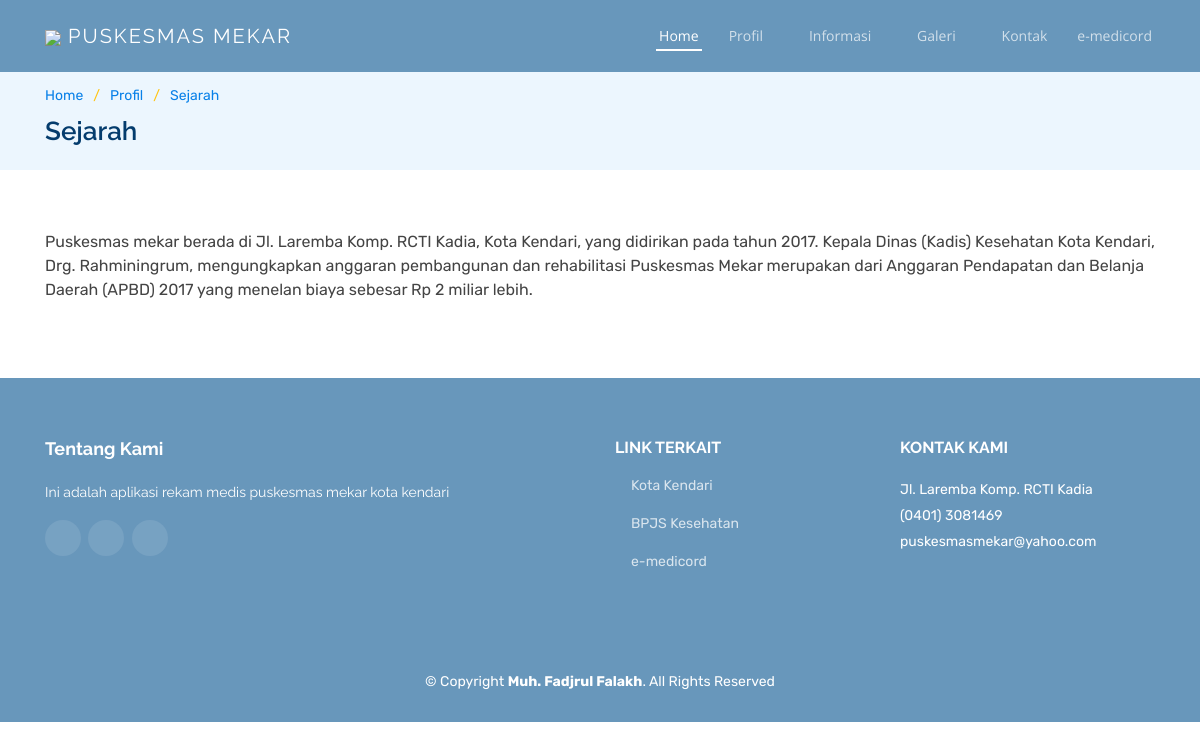
The page /index.php/profil/sejarah on the database as committed earlier.
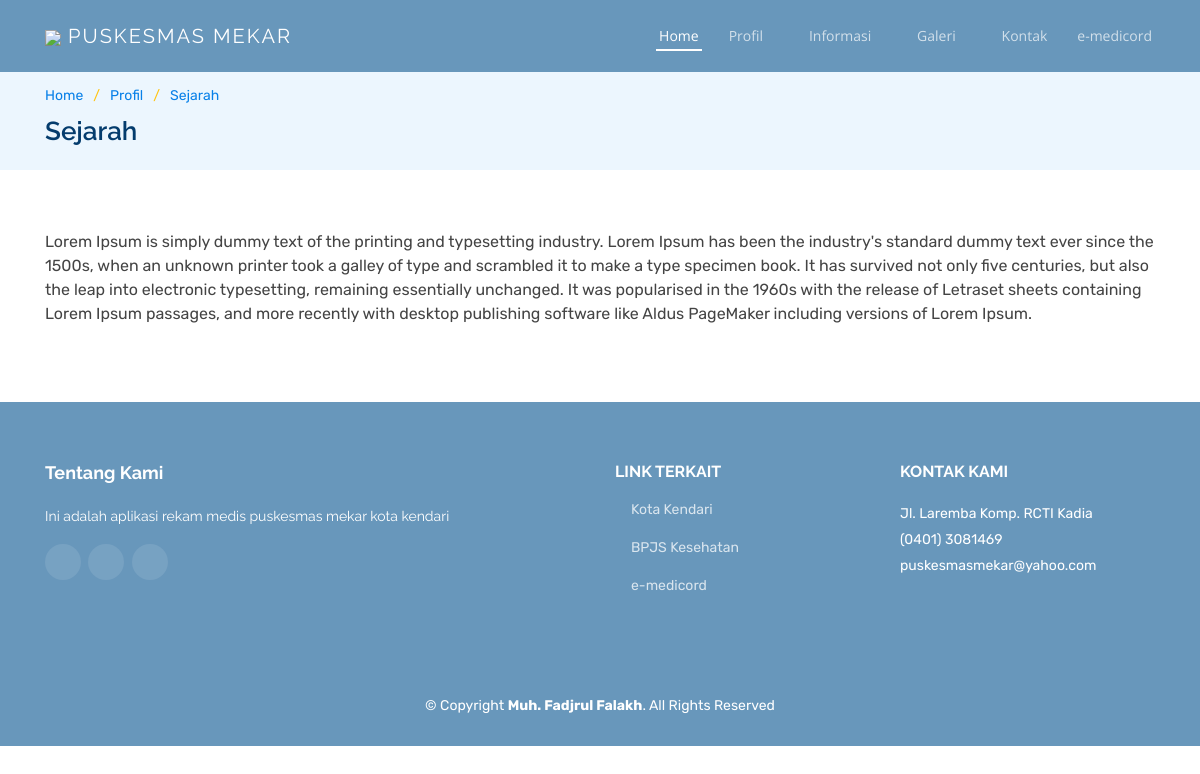
The same page on the database as committed later.
### tables this page shows
CREATE TABLE `tbl_web_content` (
  `content_id` int(11) NOT NULL,
  `content_title` varchar(30) NOT NULL,
  `content_text` text NOT NULL,
  `content_image` varchar(50) NOT NULL,
  `content_menu` varchar(30) NOT NULL,
  `createtime` datetime NOT NULL
);

### application/helpers/site_helper.php (called while the page is built, shortened)
<?php
    if(!function_exists('TemplateLandingPage')){
        function TemplateLandingPage($data, $view, $viewCategory){
            switch($viewCategory){
                default:
                    get_instance()->load->view($view);
            }
        }
    }
?>

### application/controllers/Profil.php (called while the page is built, shortened)
<?php
class Profil extends CI_Controller {
	public function sejarah(){
		$data['setting']             = getSetting();
		$data['link']                = $this->m_link->read('','','');
		$data['content']             = $this->m_content->get('sejarah');
		$data['news_category']       = $this->m_news_category->read('','','');
		$view         = "landing_page/profil/sejarah";
		$viewCategory = "all";
		TemplateLandingPage($data, $view, $viewCategory);
	}
}

### index.php (called while the page is built, shortened)
<?php
require_once BASEPATH.'core/CodeIgniter.php';

### application/models/M_content.php (called while the page is built, shortened)
<?php
class M_content extends CI_Model {
    public function get($id) {
        $this->db->where('content_menu', $id);
        $query = $this->db->get('tbl_web_content', 1);
        return $query->result();
    }
}
?>

### application/views/landing_page/profil/sejarah.php (the view)
 <section id="breadcrumbs" class="breadcrumbs">
    <div class="container">
        <ol>
            <li><a href="<?php echo site_url('LandingPage')?>">Home</a></li>
            <li><a href="#">Profil</a></li>
            <li><a href="#">Sejarah</a></li>
        </ol>
        <h2>Sejarah</h2>
    </div>
</section>
<main id="main">
    <section id="services" class="services">
        <div class="container" data-aos="fade-up">
        <?php echo $content[0]->content_text;?>
        </div>
    </section>
</main>

Rows that differ between the two databases and show on the page:
changed tbl_web_content: content_text "Puskesmas mekar berada di Jl. Laremba Komp. RCTI Kadia, Kota Kendari, yang didirikan pada tahun 2017. Kepala Dinas (Kadis) Kesehatan Kota Kendari, Drg. Rahminingrum, mengungkapkan anggaran pembangunan dan rehabilitasi Puskesmas Mekar merupakan dari Anggaran Pendapatan dan Belanja Daerah (APBD) 2017 yang menelan biaya sebesar Rp 2 miliar lebih." → "Lorem Ipsum is simply dummy text of the printing and typesetting industry. Lorem Ipsum has been the industry's standard dummy text ever since the 1500s, when an unknown printer took a galley of type and scrambled it to make a type specimen book. It has survived not only five centuries, but also the leap into electronic typesetting, remaining essentially unchanged. It was popularised in the 1960s with the release of Letraset sheets containing Lorem Ipsum passages, and more recently with desktop publishing software like Aldus PageMaker including versions of Lorem Ipsum."
